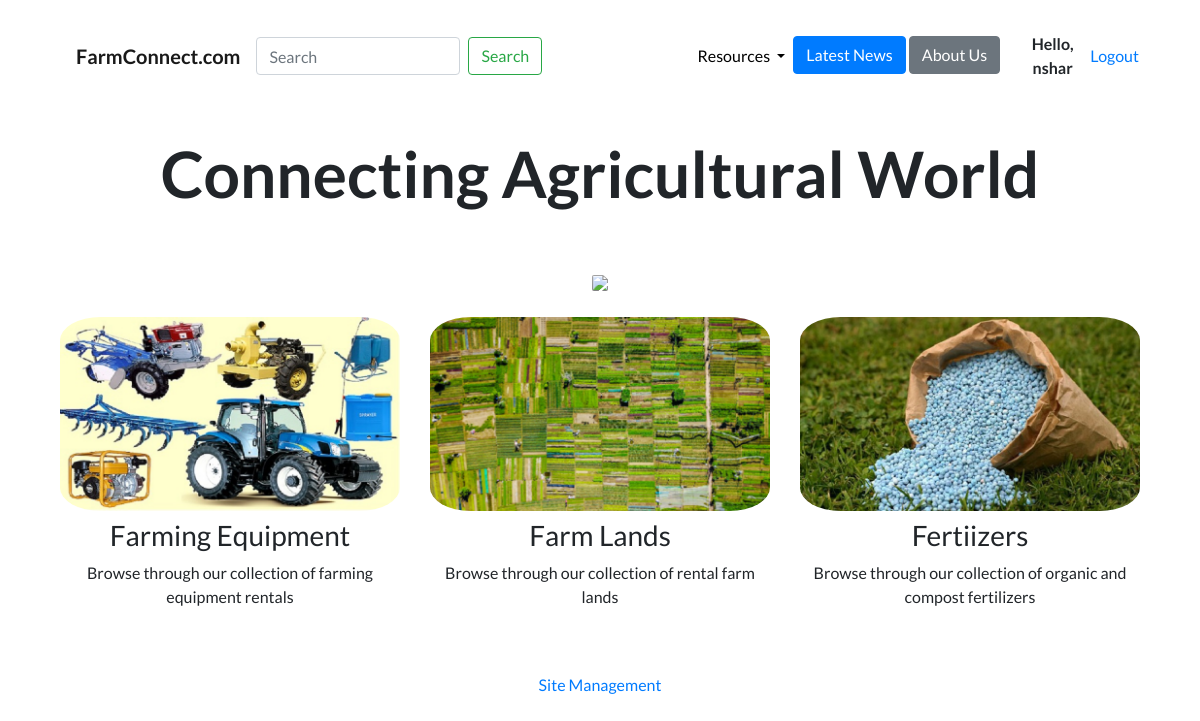
The app's page / (signed in) with its own data.
### portfolio/models.py (models this page shows, shortened)
class Project(models.Model):
    title = models.CharField(max_length=100)
    description = models.CharField(max_length=300)
    image = models.ImageField(upload_to='portfolio/images')
    url = models.URLField(blank = True)

### portfolio/views.py (the view)
# urls.py: 2. Add a URL to urlpatterns:  path('', views.home, name='home')
@login_required(login_url='login')
def home(request):
    projects = Project.objects.all()
    return render(request,'portfolio/home.html',{'projects':projects})

### portfolio/templates/portfolio/home.html
{% extends "portfolio/base.html" %}
{% block content %}
{% load static %}
<br><br>
<h1 id="hometext" class="font-weight-bold">Connecting Agricultural World</h1>
<br><br>
 <img src= "{% static 'portfolio/farm_image_001.jpg' %}"
			class="img-fluid"
<hr>
<br><br>
<div class="row">
  {% for project in projects %}
  <div class="col-lg-4 col-md-6">
    {% if project.url %}
      <a href="{{ project.url }}">
        <img width=100% height=100% src="{{ project.image.url }}" class="img-fluid mb-2">
      </a>
    {% else %}
      <img src="{{ project.image.url }}" class="img-fluid mb-2">
    {% endif %}
    <h3>{{ project.title }}</h3>
    <p>{{ project.description }}</p>
  </div>
  {% endfor %}
</div>
<br><br>
<a href = '{% url 'managesite' %}'> Site Management </a>
{% endblock %}

### portfolio/templates/portfolio/base.html (shortened to what this page needs)
{% load static %}
<!doctype html>
<html lang="en">
<div class='container text-center'</div><br>
<head>
  <link rel="stylesheet" href="https://stackpath.bootstrapcdn.com/bootstrap/4.4.1/css/bootstrap.min.css">
  <link rel="stylesheet" href="{% static "portfolio/custom.css" %}">
</head>
<body>
  <nav id="topNav" class="navbar navbar-expand-md navbar-light">
    <div class="container">
      <a class="navbar-brand" href="{% url 'home' %}">
        <span style="font-weight: bold;">FarmConnect.com</span>
      </a>
      <form class="form-inline my-2 my-lg-0">
        <input class="form-control mr-sm-2" type="search" placeholder="Search" aria-label="Search">
        <button class="btn btn-outline-success my-2 my-sm-0" type="submit">Search</button>
      </form>
      <div class="collapse navbar-collapse text-center" id="navbarNav">
        <ul class="navbar-nav ml-auto">
          <li class="nav-item dropdown">
            <a class="nav-link dropdown-toggle" href="#" id="navbarDropdown" role="button" data-toggle="dropdown" aria-haspopup="true" aria-expanded="false">
              Resources
            </a>
          </li>
          <li>
            <a role="button" class="btn btn-primary" href="{% url 'blog:all_blogs' %}" >Latest News</a>
            <a role="button" class="btn btn-secondary" href = '{% url 'aboutus' %}'>About Us</a>
          </li>
        </ul>
      </div>
    </div>
    <span class="font-weight-bold" > Hello, {{request.user}} </span>
    <span><a href="{% url 'logout' %}">Logout</a></span>
  </nav>
  <div class="container">
    {% block content %}{% endblock %}
  </div>
</body>
</html>

### portfolio/static/portfolio/custom.css (style rules this page uses)
.navbar-nav .nav-link { color: rgba(0,0,0,1) !important; }
body { font-family: 'Lato', sans-serif; }
@media (min-width: 992px) { #hometext { font-size: 4rem; } }

### portfolio/templates/portfolio/base.html (style rules this page uses)
img { border-radius: 12%; }

### records on screen
Project: image (picture), title "Farming Equipment", description "Browse through our collection of farming equipment rentals"
Project: image (picture), title "Farm Lands", description "Browse through our collection of rental farm lands"
Project: image (picture), title "Fertiizers", description "Browse through our collection of organic and compost fertilizers"

### other values on screen
{{ request.user }} "nshar"
